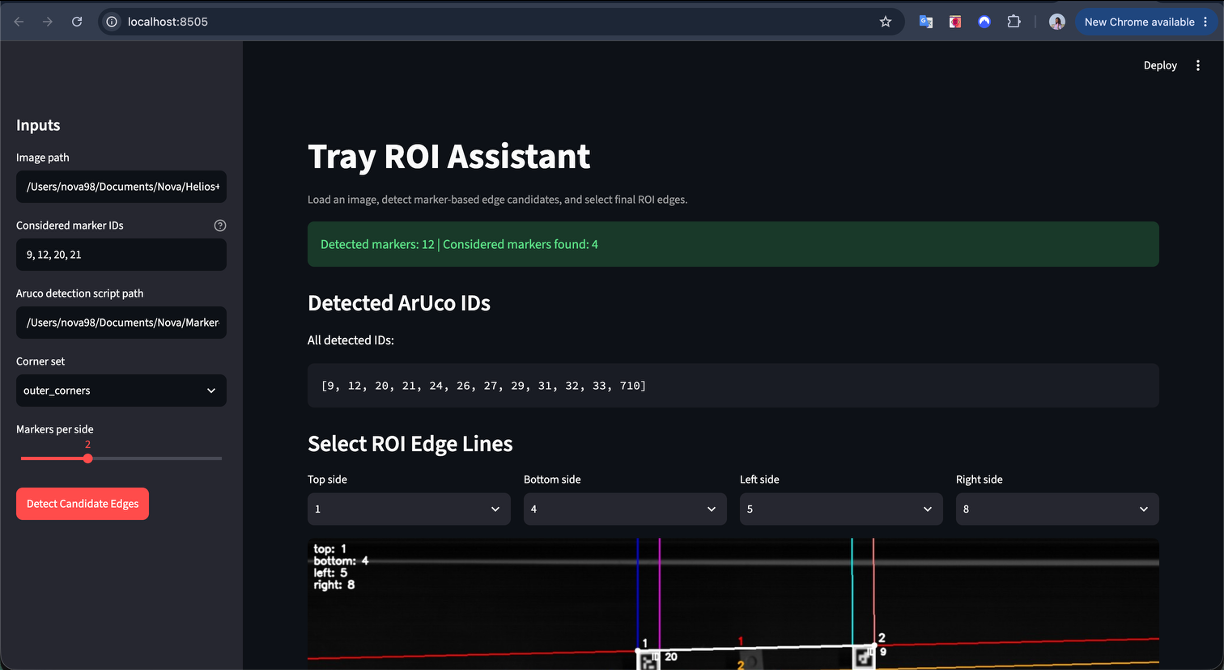
#> input picture images/ROI_detection.png, 1224 x 670 px
$ python -i contour_detection.py   (imports and definitions only)
#> lines starting #> are read from the running program, lines starting #| are printed output that depends on the picture; after the words box and inside, x2 and y2 are one past the last pixel; in counts of white or black regions, pixels touching at a corner belong together
#> further down, picture is the input picture: shape (670, 1224, 3); mean B, G, R 34.5, 29.1, 25.8
import cv2
import numpy as np

# Function to detect contours in an image using OpenCV
def detect_contours(img_bgr, visualisation=True):
    """
    Detect contours in a BGR image using OpenCV.
    Args:
        img_bgr (np.ndarray): Input image in BGR format.
        visualize (bool): If True, display the contours on the image.
    Returns:
        contours (list): Detected contours.
        hierarchy (np.ndarray): Contour hierarchy.
    """
#> called with visualisation = True
    # Accept both grayscale and BGR inputs.
    if img_bgr.ndim == 2:
        gray = img_bgr
    else:
        gray = cv2.cvtColor(img_bgr, cv2.COLOR_BGR2GRAY)
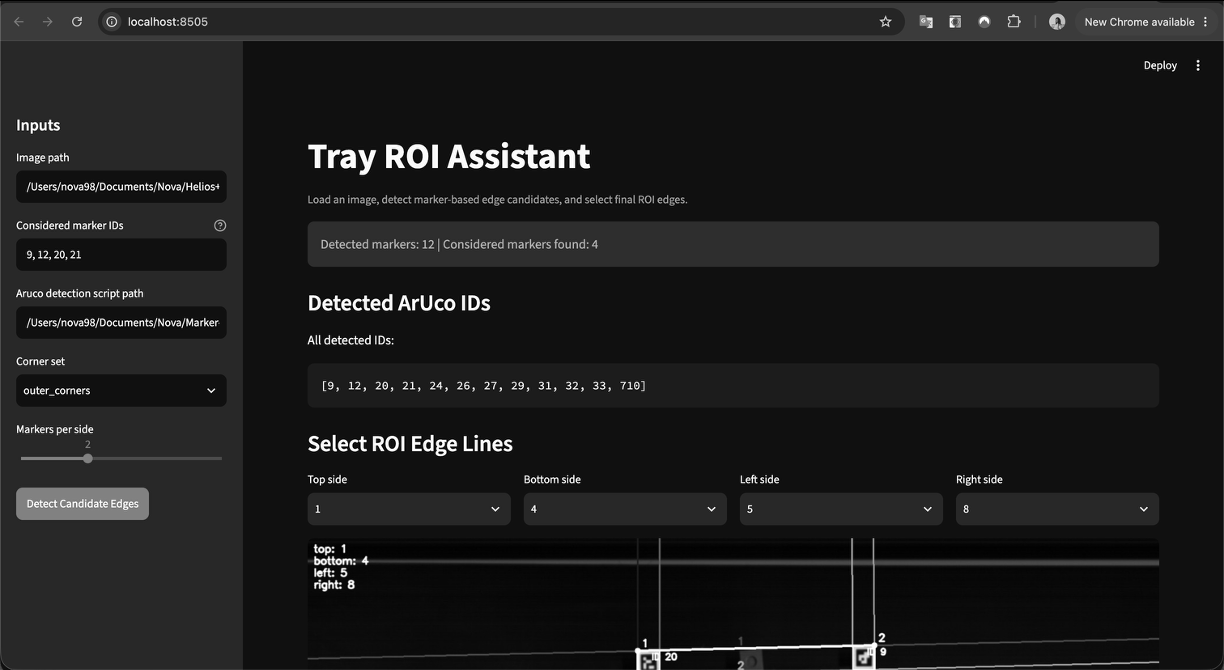
#> gray: shape (670, 1224); min 0, max 255, mean 28.6

    # Apply Canny edge detection
    edges = cv2.Canny(gray, 100, 150, apertureSize=3)
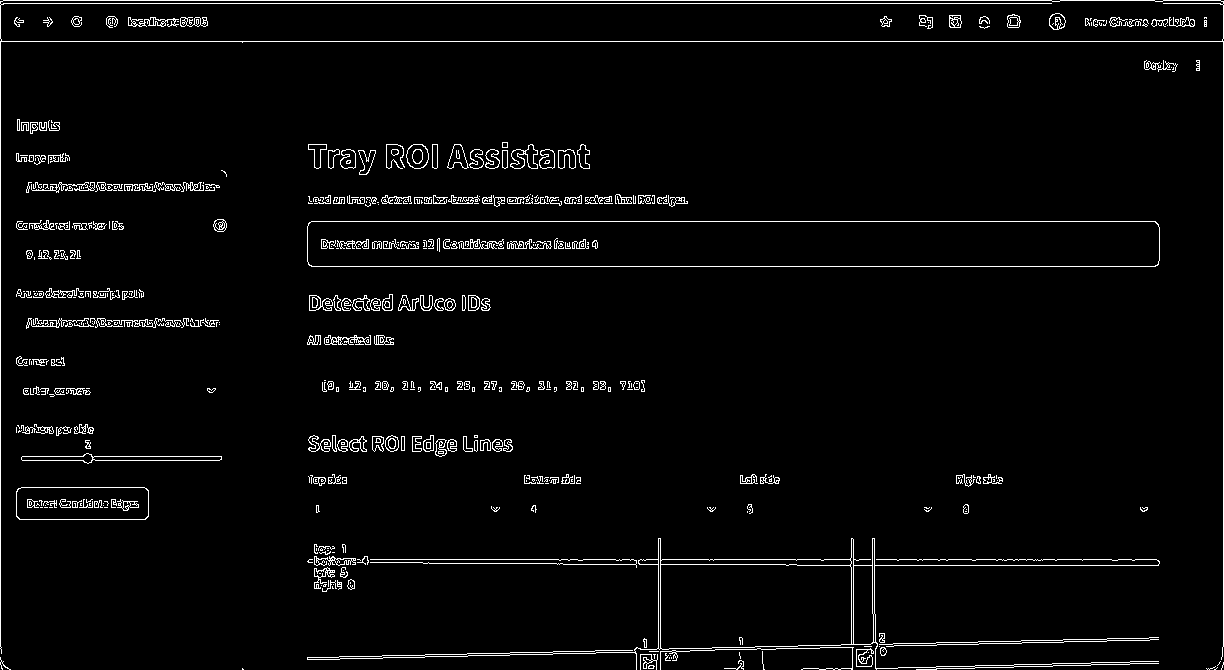
#> edges: shape (670, 1224); 3.2% white in thin lines or dots
    # Find contours
    contours, hierarchy = cv2.findContours(edges, cv2.RETR_EXTERNAL, cv2.CHAIN_APPROX_SIMPLE)
#> contours = 398 contours, 283 with area under 20; largest, box (x1, y1, x2, y2) and area: (0, 0, 1224, 660) 50118, (307, 221, 1160, 267) 38306, (307, 538, 1160, 670) 19866, (16, 487, 149, 520) 4202, (21, 453, 222, 464) 832
    if visualisation:
        if img_bgr.ndim == 2:
            img_contours = cv2.cvtColor(img_bgr, cv2.COLOR_GRAY2BGR)
        else:
            img_contours = img_bgr.copy()
        cv2.drawContours(img_contours, contours, -1, (0, 255, 0), 2)
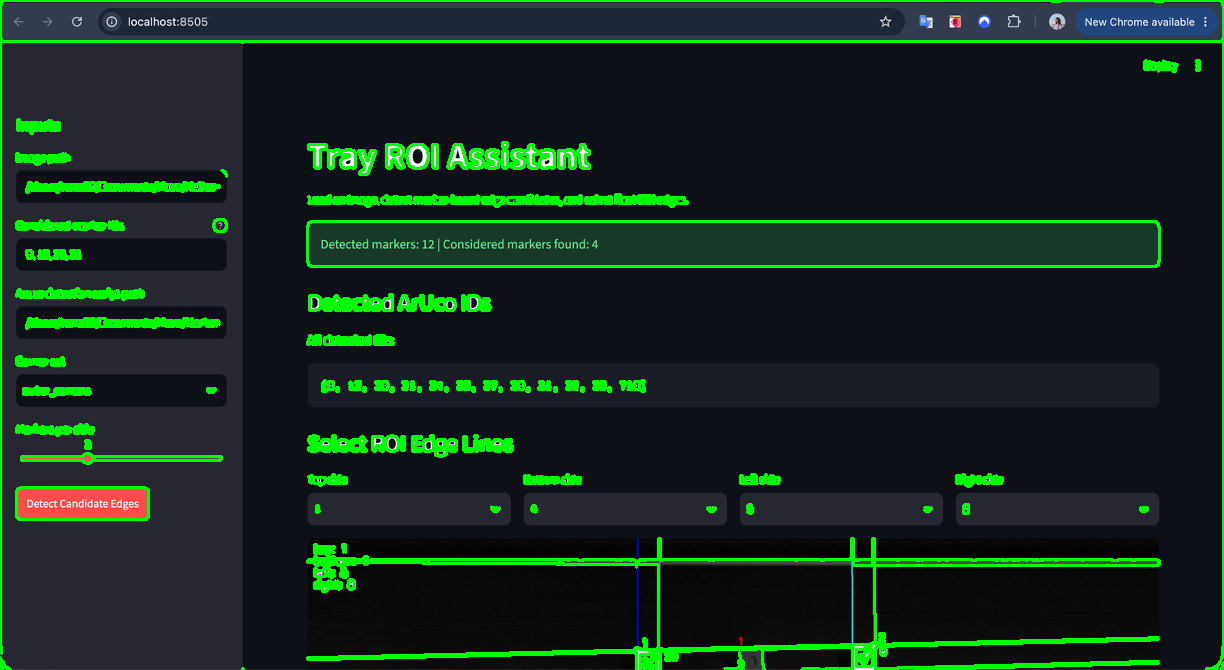
#> img_contours: shape (670, 1224, 3); 7.05% of pixels changed, all inside (x1, y1, x2, y2) = (0, 0, 1224, 670)
        cv2.imshow('Contours', img_contours)
        cv2.waitKey(0)
        cv2.destroyAllWindows()
    return contours, hierarchy

# [234 lines left out: functions detect_blobs, detect_harris_corners, edge_detection, filter_border_contours, filter_contours, generate_bounding_boxes, not called in this run]

>>> import cv2
>>> picture = cv2.imread('../../images/ROI_detection.png')
>>> result = detect_contours(picture)
#> result has the same summary as contours in detect_contours

$ run again, on images/ROI_detection2.png
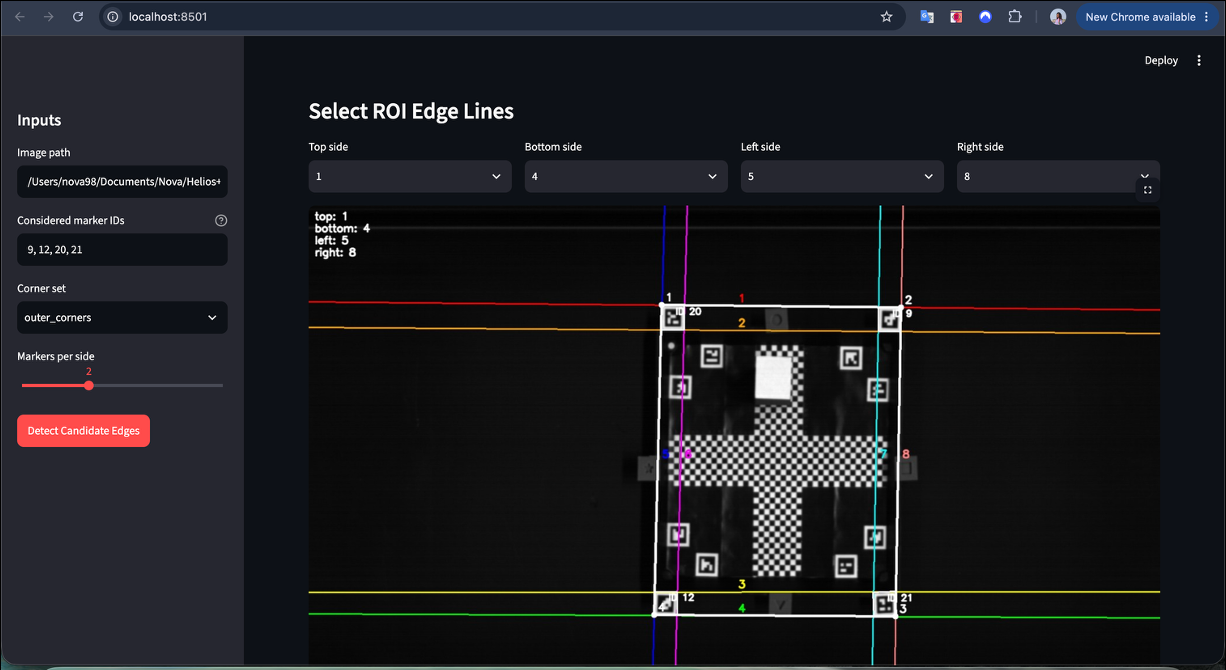
#> input picture images/ROI_detection2.png, 1226 x 670 px
#> picture is the input picture: shape (670, 1226, 3); mean B, G, R 32.6, 28.8, 28
#> in detect_contours, `edges = cv2.Canny(gray, 100, 150, apertureSize=3)`:
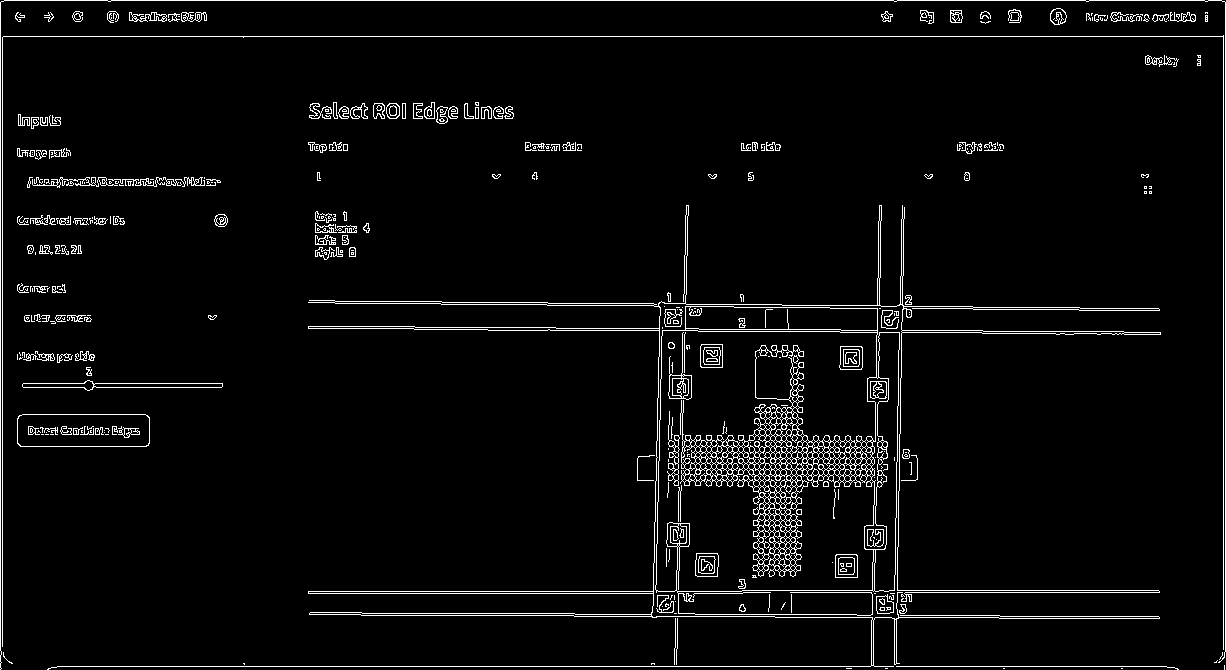
#> edges: shape (670, 1226); 3.9% white in thin lines or dots
#> contours = 273 contours, 197 with area under 20; largest, box (x1, y1, x2, y2) and area: (655, 306, 900, 616) 66278, (47, 205, 1161, 670) 4340, (17, 414, 150, 447) 4202, (22, 380, 223, 391) 834, (876, 594, 894, 614) 254
#> in detect_contours, `cv2.drawContours(img_contours, contours, -1, (0, 255, 0), 2)`:
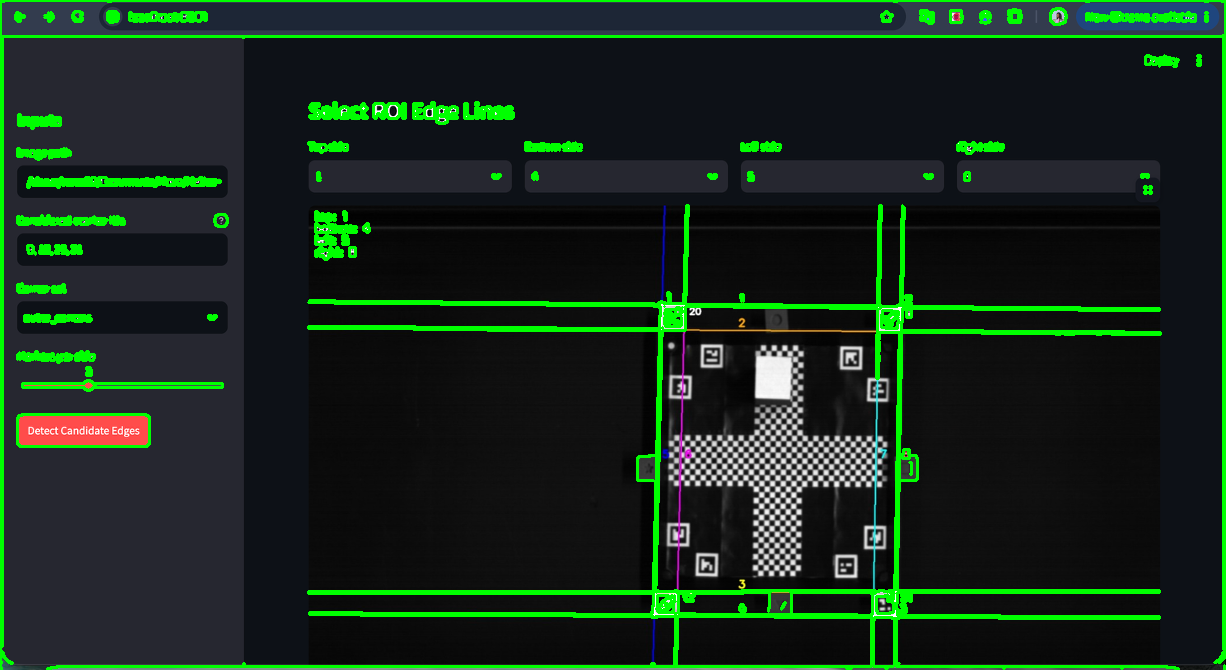
#> img_contours: shape (670, 1226, 3); 7.08% of pixels changed, all inside (x1, y1, x2, y2) = (0, 0, 1226, 670)
#> result has the same summary as contours in detect_contours
